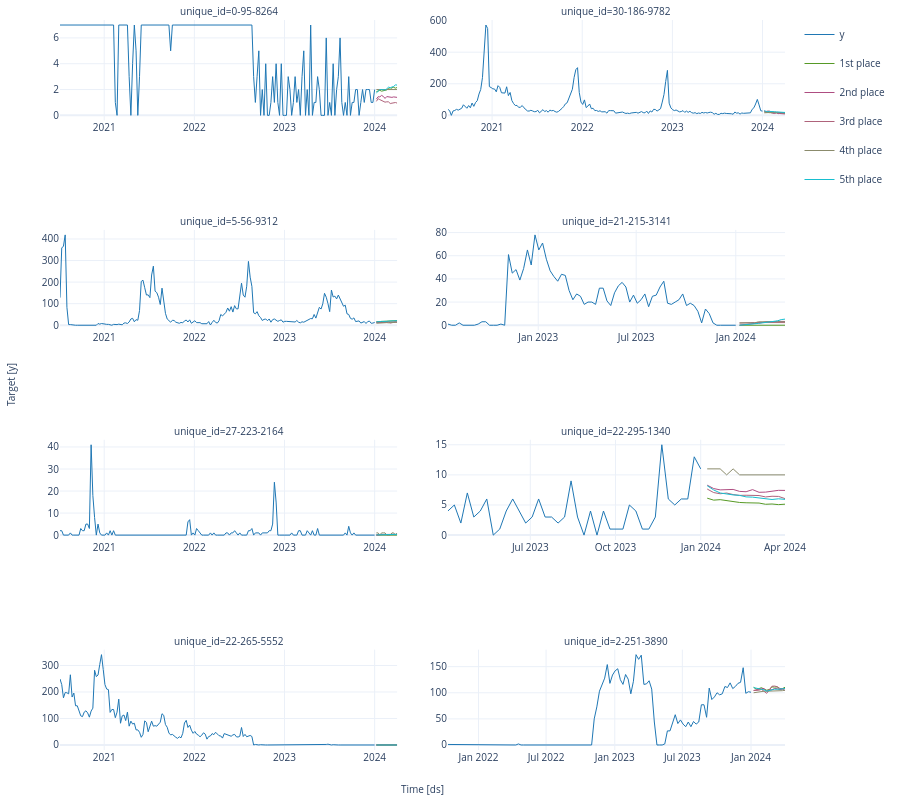

The notebook cell this image was saved under:
### Code cell
plot_series(
    train_clean, 
    competition_winners, 
    engine='plotly'
)
